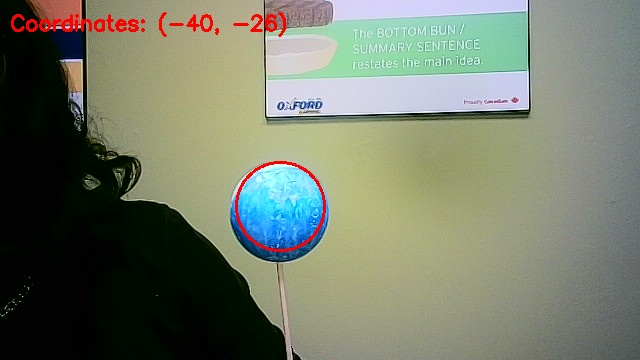
#> input picture circle_capture.jpg, 640 x 360 px, given in place of the camera
$ python ObjDetection.py
#> lines starting #> are read from the running program, lines starting #| are printed output that depends on the picture; after the words box and inside, x2 and y2 are one past the last pixel; in counts of white or black regions, pixels touching at a corner belong together
import cv2
import numpy as np
import time

class CircleDetector:
    def __init__(self):
        self.cap = cv2.VideoCapture(0)
        if not self.cap.isOpened():
            print("Error opening video capture")
            exit()

        self.circle_present = False
        self.circle_start_time = None
        self.real_coordinates = []  # List to store real coordinates

    def get_real_coordinates(self):
        return self.real_coordinates[-1]

    def detect_circle(self):
            center_x = center_y = None  # Initialize center_x and center_y
            _, frame = self.cap.read()
#> frame is the input picture: shape (360, 640, 3); mean B, G, R 106.2, 123.4, 116.7
            ret = self.cap.read()
            if frame is None:
                print("Error grabbing frame")

            hsv = cv2.cvtColor(frame, cv2.COLOR_BGR2HSV)
#> hsv: shape (360, 640, 3); mean H, S, V 50.2, 86.8, 129.6

            lower_blue = np.array([90, 66, 167])
            upper_blue = np.array([255, 255, 255])

            mask = cv2.inRange(hsv, lower_blue, upper_blue)
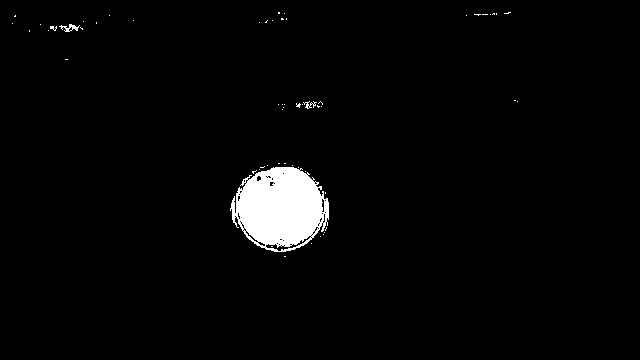
#> mask: shape (360, 640); 2.7% white; 58 white regions (54 under 20 px), largest, box (x1, y1, x2, y2) and area: (230, 167, 329, 252) 5945, (59, 24, 80, 32) 73, (303, 101, 317, 109) 44, (50, 26, 57, 31) 20

            kernel = np.ones((5, 5), np.uint8)
            mask = cv2.morphologyEx(mask, cv2.MORPH_OPEN, kernel)
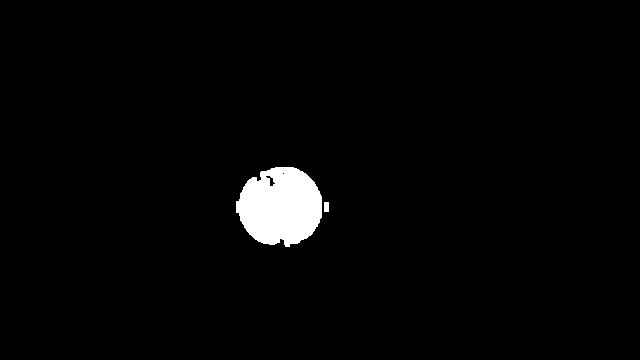
#> mask: shape (360, 640); 2.3% white; 2 white regions

            contours, _ = cv2.findContours(mask, cv2.RETR_EXTERNAL, cv2.CHAIN_APPROX_SIMPLE)
#> contours = 2 contours; box (x1, y1, x2, y2) and area: (236, 167, 322, 247) 5134, (324, 202, 329, 212) 36

            if contours:
                for contour in contours:
                    area = cv2.contourArea(contour)
                    if area > 1000:
                        (x, y), radius = cv2.minEnclosingCircle(contour)
                        pixel_diameter = 2 * radius
                        real_diameter = 6.3 * 10  # real diameter in mm
                        scale = real_diameter / pixel_diameter  # scale in mm/pixel

                        # Calculate real-world coordinates of the center of the circle
                        center_x = -(x - frame.shape[1]//2) * scale
                        center_y = (frame.shape[0]//2 - y) * scale  # Invert the y-coordinate

                        cv2.circle(frame, (int(x), int(y)), int(radius), (0, 0, 255), 2)
                        cv2.putText(frame, f"Pixel Coordinates: ({x:.2f}, {y:.2f})", (10, 30), cv2.FONT_HERSHEY_SIMPLEX, 0.7, (0, 0, 255), 2)
                        cv2.putText(frame, f"Real Coordinates: ({center_x:.2f} mm, {center_y:.2f} mm)", (10, 60), cv2.FONT_HERSHEY_SIMPLEX, 0.7, (0, 0, 255), 2)
                    if center_x is not None and center_y is not None:
                        if not self.circle_present:
                            self.circle_present = True
                            self.circle_start_time = time.time()
                            self.temp_coordinates = [(center_x, center_y)]  # Reset the temporary list
                        else:
                            countdown = max(0, int(3 - (time.time() - self.circle_start_time)))
                            cv2.putText(frame, f"Countdown: {countdown}", (10, 90), cv2.FONT_HERSHEY_SIMPLEX, 0.7, (0, 0, 255), 2)

                            if countdown == 0:
                                cv2.imwrite('screenshot.png', frame)
                                self.circle_present = False
                                # Calculate the average of the x and y values
                                avg_x = sum(x for x, y in self.temp_coordinates) / len(self.temp_coordinates)
                                avg_y = sum(y for x, y in self.temp_coordinates) / len(self.temp_coordinates)
                                self.real_coordinates.append((avg_x, avg_y))  # Store the average coordinates
                                # Print real coordinates
                                print(self.get_real_coordinates())
                            else:
                                self.temp_coordinates.append((center_x, center_y))  # Store the current coordinates
#> this loop made 2 passes
#> (area, x, y, radius, pixel_diameter, real_diameter, scale, center_x) on pass 2: (5133.5, 279, 206.5, 43.32, 86.64, 63, 0.727, 29.83)
#> (contour, area) on pass 1: ([[324, 202], [324, 211], [328, 211], [328, 202]], 36)
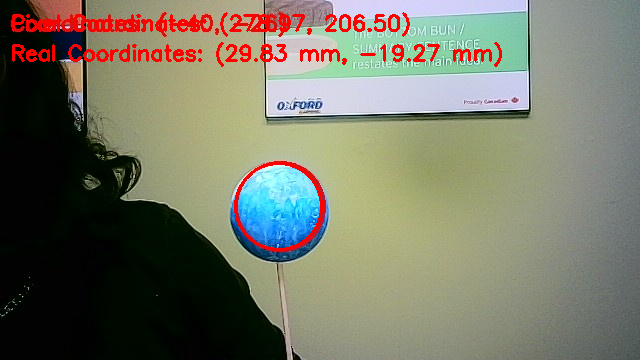
#> frame: shape (360, 640, 3); 2.86% of pixels changed, all inside (x1, y1, x2, y2) = (12, 12, 502, 251)
#> after the loop, self.circle_start_time = 1.8e+09; self.real_coordinates = []
            else:
                cv2.putText(frame, "No circle detected", (10, 30), cv2.FONT_HERSHEY_SIMPLEX, 0.7, (0, 0, 255), 2)
                self.circle_present = False

            cv2.imshow("frame", frame)


if __name__ == "__main__":
    detector = CircleDetector()
    while True:
        detector.detect_circle()

        if cv2.waitKey(1) & 0xFF == ord('q'):
#> (key q is pressed here)
                detector.cap.release()
                cv2.destroyAllWindows()
                break
